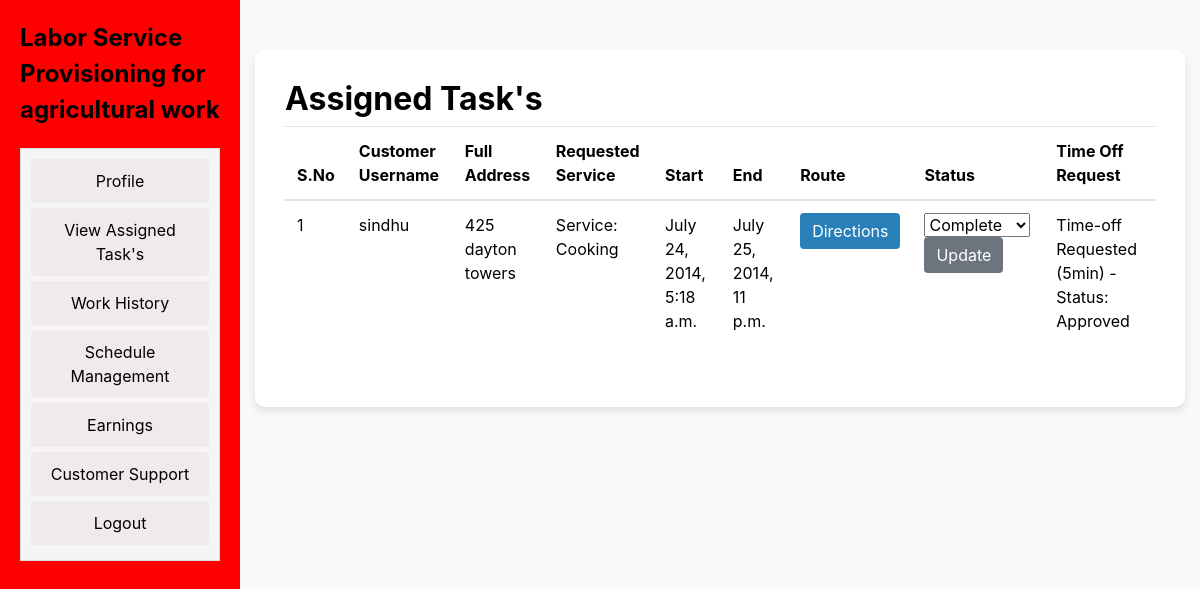
The app's page /worker/workerviewassignedtask (signed in) with its own data.
### wfmadmin/models.py (models this page shows, shortened)
class Assignment(models.Model):
    id = models.AutoField(primary_key=True)
    worker = models.ForeignKey(worker, on_delete=models.CASCADE)
    customer = models.ForeignKey(customer, on_delete=models.CASCADE)
    request = models.ForeignKey(CustomerServiceRequest, on_delete=models.CASCADE)
    title = models.CharField(max_length=100)
    start = models.DateTimeField()
    end = models.DateTimeField()
    status = models.CharField(max_length=100, default='none')
    created_at = models.DateTimeField(auto_now_add=True)

class customer(models.Model):
    id = models.AutoField(primary_key=True)
    firstname = models.CharField(max_length=30)
    lastname = models.CharField(max_length=30)
    address = models.CharField(max_length=100)
    city = models.CharField(max_length=20)
    state = models.CharField(max_length=20)
    country = models.CharField(max_length=20)
    username = models.CharField(max_length=20)
    email = models.EmailField(max_length=20)
    number = models.IntegerField()
    password = models.CharField(max_length=20)
    status = models.BooleanField(default=False)
    created_at = models.DateTimeField(auto_now_add=True)

class CustomerServiceRequest(models.Model):
    id = models.AutoField(primary_key=True)
    user_id = models.CharField(max_length=100)
    fullname = models.CharField(max_length=100)
    fulladdress = models.CharField(max_length=255)
    location = models.CharField(max_length=1024)
    service = models.CharField(max_length=100)
    start_date = models.DateField()
    end_date = models.DateField()
    start_time = models.TimeField()
    end_time = models.TimeField()
    status = models.CharField(max_length=100, default='none')
    pri_status = models.CharField(max_length=100, default='none')
    ser_status = models.BooleanField(default=True)
    created_at = models.DateTimeField(auto_now_add=True)

class WorkerTimeOffRequest(models.Model):
    id = models.AutoField(primary_key=True)
    assignment = models.ForeignKey(Assignment, on_delete=models.CASCADE)
    time_off_duration = models.CharField(max_length=20)
    requested_at = models.DateTimeField(auto_now_add=True)
    status = models.CharField(max_length=20)

### worker/views.py (the view)
# urls.py: path('workerviewassignedtask', workerviewassignedtask, name='workerviewassignedtask'),
def workerviewassignedtask(request):
    user_id = request.session.get('worker_id')
    customer_request = Assignment.objects.filter(worker = user_id).exclude(status='complete').order_by('-created_at')
    return render(request, 'worker/workerviewassignedtask.html', {'customer_request':customer_request})

### templates/worker/workerviewassignedtask.html (shortened to what this page needs)
<!DOCTYPE html>
<html lang="en">
<head>
  <link href="https://stackpath.bootstrapcdn.com/bootstrap/4.5.2/css/bootstrap.min.css" rel="stylesheet">
  <link rel="stylesheet" href="https://cdnjs.cloudflare.com/ajax/libs/font-awesome/5.15.3/css/all.min.css">
</head>
<body>
  {% include 'worker/workernavbar.html' %}
  <section id="contact" class="contact" style="display:contents;">
    <div class="container" data-aos="fade-up">
      <div class="form-container">
        <div class="section-title">
          <h2>Assigned Task's</h2>
        </div>
        <div class="row">
          <div class="col-lg-12">
            <div class="table-responsive">
              <table class="table">
                <thead>
                  <tr>
                    <th>S.No</th>
                    <th>Customer Username</th>
                    <th>Full Address</th>
                    <th>Requested Service</th>
                    <th>Start</th>
                    <th>End</th>
                    <th>Route</th>
                    <th>Status</th>
                    <th>Time Off Request</th>
                  </tr>
                </thead>
                <tbody>
                  {% for req in customer_request %}
                  <tr>
                    <td>{{ forloop.counter }}</td>
                    <td>{{ req.customer.username }}</td>
                    <td>{{ req.request.fulladdress }}</td>
                    <td>{{ req.title }}</td>
                    <td>{{ req.start }}</td>
                    <td>{{ req.end }}</td>
                    <td>
                      <a href="{{ req.request.location }}" target="_blank">
                        <button type="button" class="btn btn-primary">Directions</button>
                      </a>
                    </td>
                    <td>
                      {% if req.status == 'complete' or req.status == 'incomplete' %}
                        {{ req.status }}
                      {% else %}
                        <form method="post" action="{% url 'update_assignment_status' %}">
                          <select name="status" class="form-select">
                            <option value="complete" {% if req.status == 'complete' %}selected{% endif %}>Complete</option>
                          </select>
                          <button type="submit" class="btn btn-secondary">Update</button>
                        </form>
                      {% endif %}
                    </td>
                    <td>
                      {% if req.status != 'complete' and req.status != 'incomplete' %}
                        {% if req.workertimeoffrequest_set.exists %}
                          {% for time_off_request in req.workertimeoffrequest_set.all %}
                          <p>Time-off Requested ({{ time_off_request.time_off_duration }}) - Status: {{ time_off_request.status }}</p>
                          {% endfor %}
                        {% endif %}
                      {% endif %}
                    </td>
                  </tr>
                  {% endfor %}
                </tbody>
              </table>
            </div>
          </div>
        </div>
      </div>
    </div>
  </section>
</body>
</html>

### templates/worker/workerviewassignedtask.html (style rules this page uses)
body { background-color: #ffffff; color: #000000; }
.container { margin-top: 50px; }
.form-container { background-color: #ffffff; padding: 30px; border-radius: 10px; box-shadow: 0 4px 8px rgba(0, 0, 0, 0.1); }
.table { color: #000000; }
h2 { color: #000000; font-weight: bold; }
.btn-primary { background-color: #2980b9; border: none; }
.btn-secondary { background-color: #6c757d; border: none; }

### templates/worker/workernavbar.html (style rules this page uses)
body { background-color: #fbf8f8; color: #000000; }
.container { margin-top: 50px; }

### records on screen
Assignment: customer.username "sindhu", request.fulladdress "425 dayton towers", title "Service: Cooking", start "July 24, 2014, 5:18 a.m.", end "July 25, 2014, 11 p.m."
WorkerTimeOffRequest: time_off_duration "5min", status "Approved"
